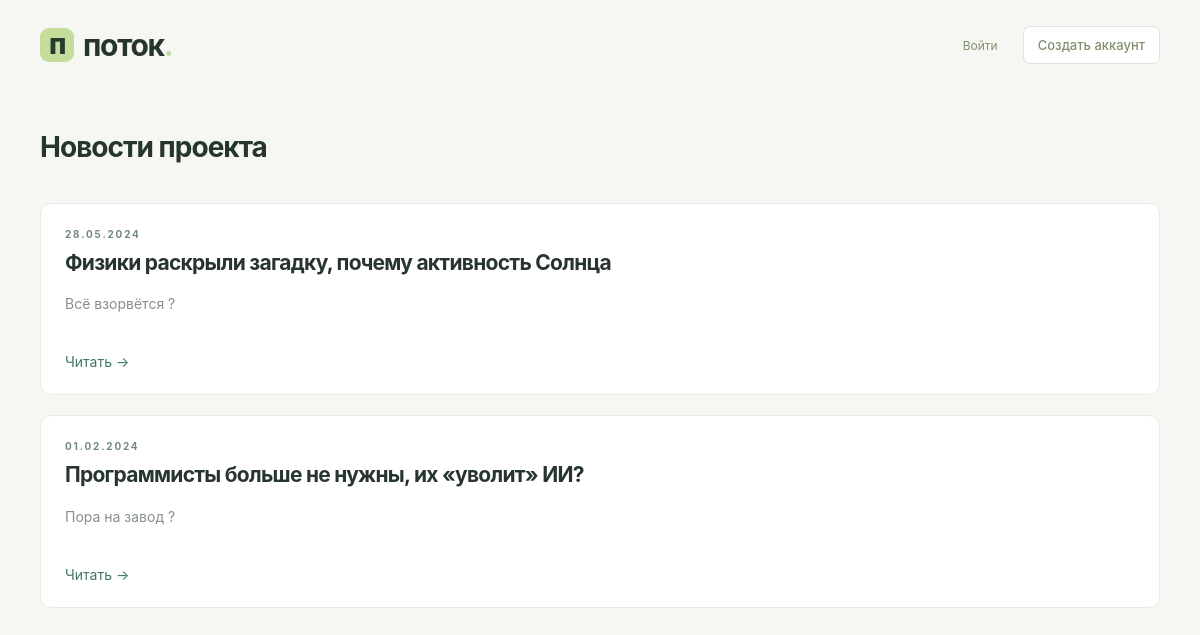
Page /news/ on the committed database.
### news/models.py (models this page shows, shortened)
class Articles(models.Model):
    title = models.CharField('Название', max_length=50)
    anons = models.CharField('Анонс', max_length=250)
    full_text = models.TextField('Статья')
    date = models.DateTimeField('Дата публикации')
    class Meta:
        verbose_name = 'Новость'
        verbose_name_plural = 'Новости'

### news/views.py (the view)
# urls.py: path('', views.news_home, name="news_home"),
def news_home(request):
    news = Articles.objects.order_by('-date')
    return render(request, 'news/news_home.html', {'news': news})

### news/templates/news/news_home.html (shortened to what this page needs)
{% extends 'main/layout.html' %}
{% block content %}<div class="view-section-header"><h1>Новости проекта</h1>{% if perms.news.add_articles %}<a class="button primary" href="{% url 'news:create' %}">Написать новость</a>{% endif %}</div>{% for article in news %}<article class="panel" style="margin-bottom:20px"><p class="eyebrow">{{ article.date|date:'d.m.Y' }}</p><h2>{{ article.title }}</h2><p class="muted">{{ article.anons }}</p><a class="text-link" href="{% url 'news:news-detail' article.pk %}">Читать →</a></article>{% empty %}<p class="muted">Здесь появятся новости проекта.</p>{% endfor %}{% endblock %}

### main/static/main/css/main.css (style rules this page uses)
:root { --ink:#27352f; --muted:#87908b; --accent:#43795f; --accent-light:#e8f1e9; --line:#e8ebe6; --paper:#fff; --canvas:#f6f7f3; --sidebar:#222f2b; --radius:12px; --shadow:0 2px 4px #24382a04,0 8px 28px #24382a06; font-family:Inter,"Segoe UI",Arial,sans-serif; color:var(--ink); font-size:14px; }
* { box-sizing:border-box; }
body { margin:0; background:var(--canvas); }
button,a,input,select,textarea { -webkit-tap-highlight-color:transparent; }
a { color:inherit; text-decoration:none; }
h1,h2,h3,p { margin-top:0; }
h1,h2,h3 { letter-spacing:-.035em; }
::placeholder { color:#9aa19c; }
.muted { color:var(--muted); line-height:1.65; }
.eyebrow { font-size:10px; font-weight:650; letter-spacing:1.8px; color:#6f8978; }
.text-link { display:inline-block; margin-top:24px; color:var(--accent); }
.view-section-header { display:flex; align-items:center; justify-content:space-between; padding:10px 0 20px; gap:16px; }
.panel { border:1px solid var(--line); border-radius:11px; background:white; padding:24px; }

### rows in the picture
Articles: date "28.05.2024", title "Физики раскрыли загадку, почему активность Солнца", anons "Всё взорвётся ?"
Articles: date "01.02.2024", title "Программисты больше не нужны, их «уволит» ИИ?", anons "Пора на завод ?"
